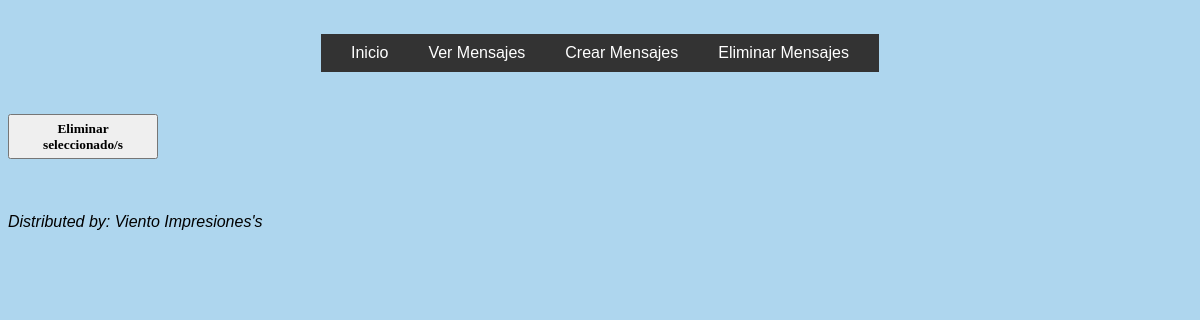
Before: /eliminar/ with the older database file.
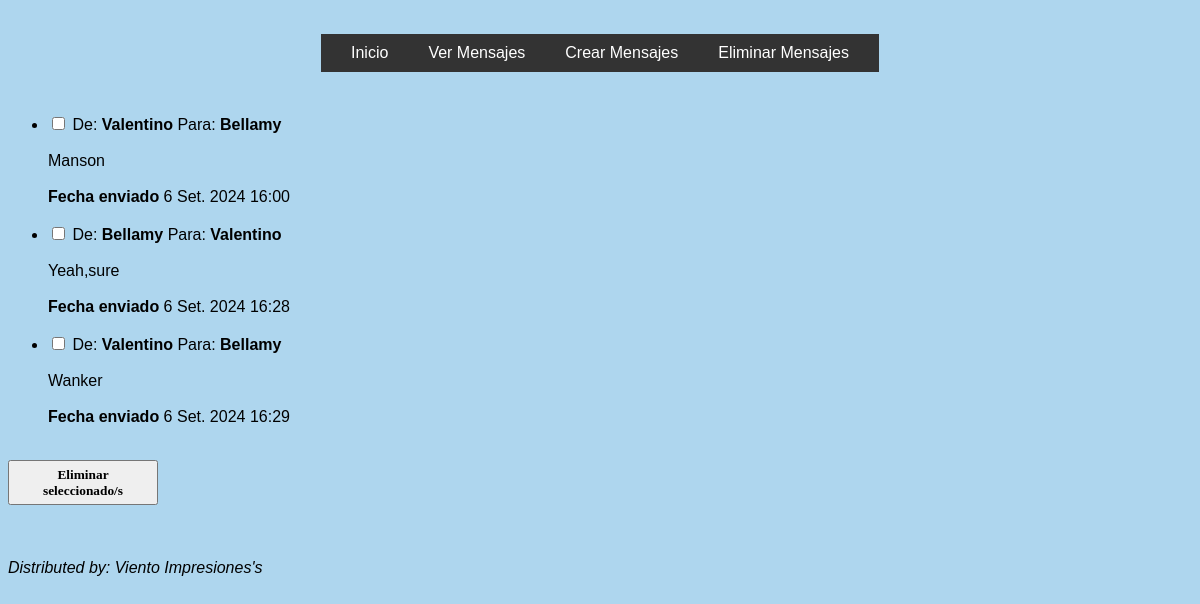
After: the same page with the newer database file.
### mensajes/models.py (models this page shows, shortened)
class Mensaje(models.Model):
    textoMensaje = models.TextField()
    remitente = models.CharField(max_length=15)
    destinatario = models.CharField(max_length=15)
    fechaEnvio = models.DateTimeField(auto_now_add=True)

### mensajes/views.py (the view)
# urls.py: path('eliminar/', views.eliminar_mensajes, name='eliminar'),
def eliminar_mensajes(request):
    if request.method == 'POST':
        mensaje_id = request.POST.getlist('seleccionar')
        Mensaje.objects.filter(id__in=mensaje_id).delete()  #selecciona y elimina mediante "id" los mensajes
        return redirect('mensajes')         #redirección a los mensajes enviados/recibidos
    else:
        mensajes = Mensaje.objects.all()
        return render(request, 'eliminar_mensaje.html', {'mensajes': mensajes}) #sino, devuelve la lista entera

### mensajes/templates/eliminar_mensaje.html (shortened to what this page needs)
{% extends "base.html" %}
{%block content%}
    <form method="POST">
        <ul>
            {% for mensaje in mensajes %}
            <li>
                <input type="checkbox" name="seleccionar" value="{{ mensaje.id }}">
                De: <b>{{ mensaje.remitente |capfirst}}</b>
        Para: <b>{{ mensaje.destinatario |capfirst}}</b>
        <br>    <br>{{ mensaje.textoMensaje |capfirst}}
        <br><br><b>Fecha enviado</b> {{ mensaje.fechaEnvio }}<br><br>
            </li>
            {% endfor %}
        </ul>
        <button type="submit" style="width: 150px; height: 45px; font-family: Sans-Seriff;"><b>Eliminar seleccionado/s</b></button>
    </form>
{%endblock%}

Changed rows visible on the page:
added Mensaje: remitente "Valentino", destinatario "Bellamy", textoMensaje "Manson", fechaEnvio "6 Set. 2024 16:00"
added Mensaje: remitente "Bellamy", destinatario "Valentino", textoMensaje "Yeah,sure", fechaEnvio "6 Set. 2024 16:28"
added Mensaje: remitente "Valentino", destinatario "Bellamy", textoMensaje "Wanker", fechaEnvio "6 Set. 2024 16:29"
